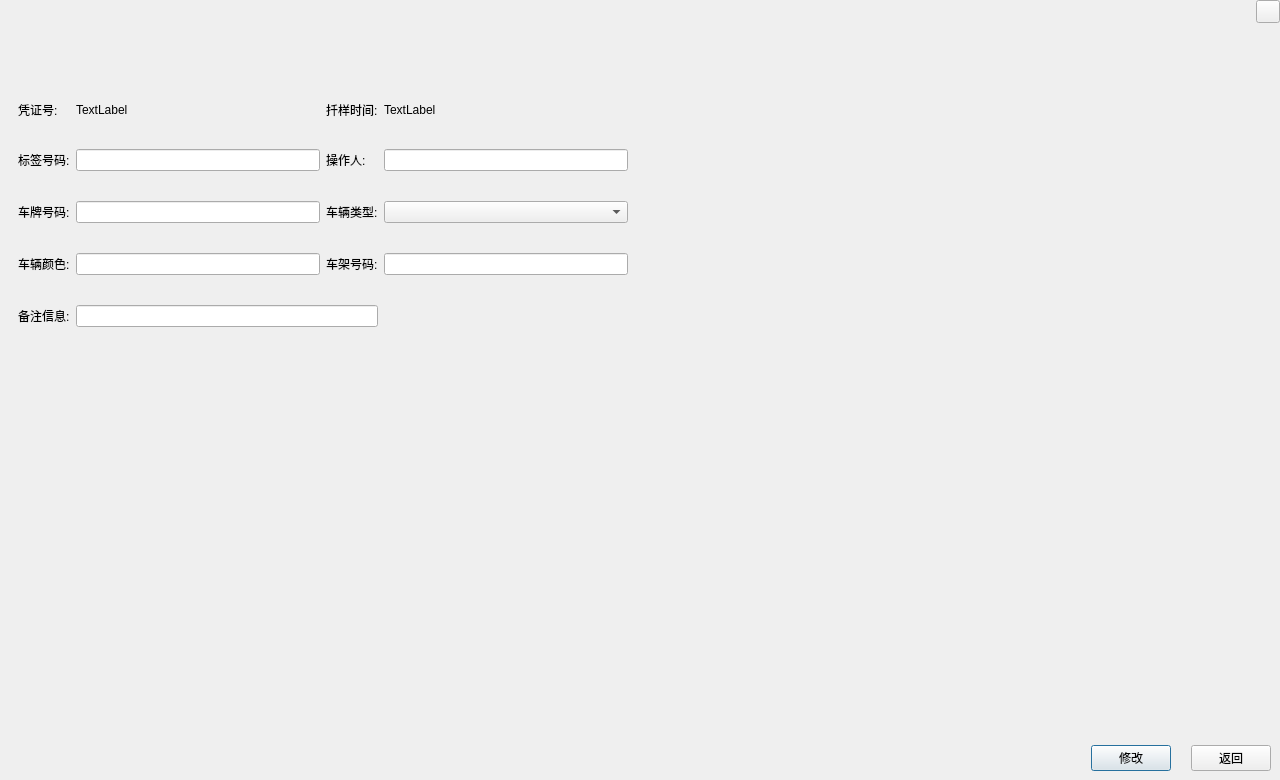
<?xml version="1.0" encoding="UTF-8"?>
<ui version="4.0">
 <class>FrmSamplingEdit</class>
 <widget class="QDialog" name="FrmSamplingEdit">
  <property name="geometry">
   <rect>
    <x>0</x>
    <y>0</y>
    <width>1280</width>
    <height>780</height>
   </rect>
  </property>
  <property name="windowTitle">
   <string>Dialog</string>
  </property>
  <layout class="QGridLayout" name="gridLayout_3" rowstretch="1,9,0">
   <property name="leftMargin">
    <number>0</number>
   </property>
   <property name="topMargin">
    <number>0</number>
   </property>
   <property name="rightMargin">
    <number>0</number>
   </property>
   <property name="bottomMargin">
    <number>0</number>
   </property>
   <item row="0" column="0">
    <widget class="QWidget" name="widget" native="true">
     <layout class="QHBoxLayout" name="horizontalLayout">
      <property name="topMargin">
       <number>0</number>
      </property>
      <property name="rightMargin">
       <number>0</number>
      </property>
      <property name="bottomMargin">
       <number>0</number>
      </property>
      <item>
       <widget class="QLabel" name="labTitle">
        <property name="text">
         <string/>
        </property>
       </widget>
      </item>
      <item>
       <spacer name="horizontalSpacer">
        <property name="orientation">
         <enum>Qt::Horizontal</enum>
        </property>
        <property name="sizeHint" stdset="0">
         <size>
          <width>40</width>
          <height>20</height>
         </size>
        </property>
       </spacer>
      </item>
      <item>
       <widget class="QWidget" name="widget_3" native="true">
        <layout class="QGridLayout" name="gridLayout">
         <property name="leftMargin">
          <number>0</number>
         </property>
         <property name="topMargin">
          <number>0</number>
         </property>
         <property name="rightMargin">
          <number>0</number>
         </property>
         <property name="bottomMargin">
          <number>0</number>
         </property>
         <item row="0" column="0">
          <widget class="QToolButton" name="toolButton">
           <property name="text">
            <string/>
           </property>
          </widget>
         </item>
         <item row="1" column="0">
          <spacer name="verticalSpacer">
           <property name="orientation">
            <enum>Qt::Vertical</enum>
           </property>
           <property name="sizeHint" stdset="0">
            <size>
             <width>20</width>
             <height>40</height>
            </size>
           </property>
          </spacer>
         </item>
        </layout>
       </widget>
      </item>
     </layout>
    </widget>
   </item>
   <item row="1" column="0">
    <widget class="QWidget" name="widget_2" native="true">
     <layout class="QVBoxLayout" name="verticalLayout_2" stretch="9,1">
      <item>
       <layout class="QHBoxLayout" name="horizontalLayout_2" stretch="5,5">
        <item>
         <widget class="QWidget" name="widget_4" native="true">
          <layout class="QVBoxLayout" name="verticalLayout">
           <item>
            <layout class="QGridLayout" name="gridLayout_2">
             <property name="verticalSpacing">
              <number>30</number>
             </property>
             <item row="0" column="0">
              <widget class="QLabel" name="label_29">
               <property name="text">
                <string>凭证号:</string>
               </property>
              </widget>
             </item>
             <item row="1" column="0">
              <widget class="QLabel" name="label_2">
               <property name="text">
                <string>标签号码:</string>
               </property>
              </widget>
             </item>
             <item row="1" column="1">
              <widget class="QLineEdit" name="editTagNum"/>
             </item>
             <item row="1" column="2">
              <widget class="QLabel" name="label_25">
               <property name="text">
                <string>操作人:</string>
               </property>
              </widget>
             </item>
             <item row="1" column="3">
              <widget class="QLineEdit" name="editOperator"/>
             </item>
             <item row="3" column="2">
              <widget class="QLabel" name="label_11">
               <property name="text">
                <string>车架号码:</string>
               </property>
              </widget>
             </item>
             <item row="2" column="2">
              <widget class="QLabel" name="label_9">
               <property name="text">
                <string>车辆类型:</string>
               </property>
              </widget>
             </item>
             <item row="3" column="3">
              <widget class="QLineEdit" name="editFrameNum"/>
             </item>
             <item row="3" column="0">
              <widget class="QLabel" name="label_10">
               <property name="text">
                <string>车辆颜色:</string>
               </property>
              </widget>
             </item>
             <item row="4" column="0">
              <widget class="QLabel" name="label_26">
               <property name="text">
                <string>备注信息:</string>
               </property>
              </widget>
             </item>
             <item row="0" column="2">
              <widget class="QLabel" name="label">
               <property name="text">
                <string>扦样时间:</string>
               </property>
              </widget>
             </item>
             <item row="2" column="0">
              <widget class="QLabel" name="label_8">
               <property name="text">
                <string>车牌号码:</string>
               </property>
              </widget>
             </item>
             <item row="0" column="1">
              <widget class="QLabel" name="labMainNum">
               <property name="text">
                <string>TextLabel</string>
               </property>
              </widget>
             </item>
             <item row="0" column="3">
              <widget class="QLabel" name="labDateTime">
               <property name="text">
                <string>TextLabel</string>
               </property>
              </widget>
             </item>
             <item row="4" column="1" colspan="2">
              <widget class="QLineEdit" name="editRemarks"/>
             </item>
             <item row="2" column="1">
              <widget class="QLineEdit" name="editLiscense"/>
             </item>
             <item row="3" column="1">
              <widget class="QLineEdit" name="editColor"/>
             </item>
             <item row="2" column="3">
              <widget class="QComboBox" name="cbxVehicleType"/>
             </item>
            </layout>
           </item>
           <item>
            <spacer name="verticalSpacer_2">
             <property name="orientation">
              <enum>Qt::Vertical</enum>
             </property>
             <property name="sizeHint" stdset="0">
              <size>
               <width>20</width>
               <height>40</height>
              </size>
             </property>
            </spacer>
           </item>
          </layout>
         </widget>
        </item>
        <item>
         <widget class="GbsImageWidget" name="imageWidget" native="true"/>
        </item>
       </layout>
      </item>
      <item>
       <layout class="QHBoxLayout" name="horizontalLayout_3">
        <property name="spacing">
         <number>20</number>
        </property>
        <item>
         <spacer name="horizontalSpacer_7">
          <property name="orientation">
           <enum>Qt::Horizontal</enum>
          </property>
          <property name="sizeHint" stdset="0">
           <size>
            <width>40</width>
            <height>20</height>
           </size>
          </property>
         </spacer>
        </item>
        <item>
         <widget class="QPushButton" name="btnEdit">
          <property name="text">
           <string>修改</string>
          </property>
         </widget>
        </item>
        <item>
         <widget class="QPushButton" name="btnReturn">
          <property name="text">
           <string>返回</string>
          </property>
         </widget>
        </item>
       </layout>
      </item>
     </layout>
     <zorder>imageWidget</zorder>
     <zorder>widget_4</zorder>
    </widget>
   </item>
  </layout>
 </widget>
 <customwidgets>
  <customwidget>
   <class>GbsImageWidget</class>
   <extends>QWidget</extends>
   <header>gbsimagewidget.h</header>
   <container>1</container>
  </customwidget>
 </customwidgets>
 <resources/>
 <connections/>
</ui>
